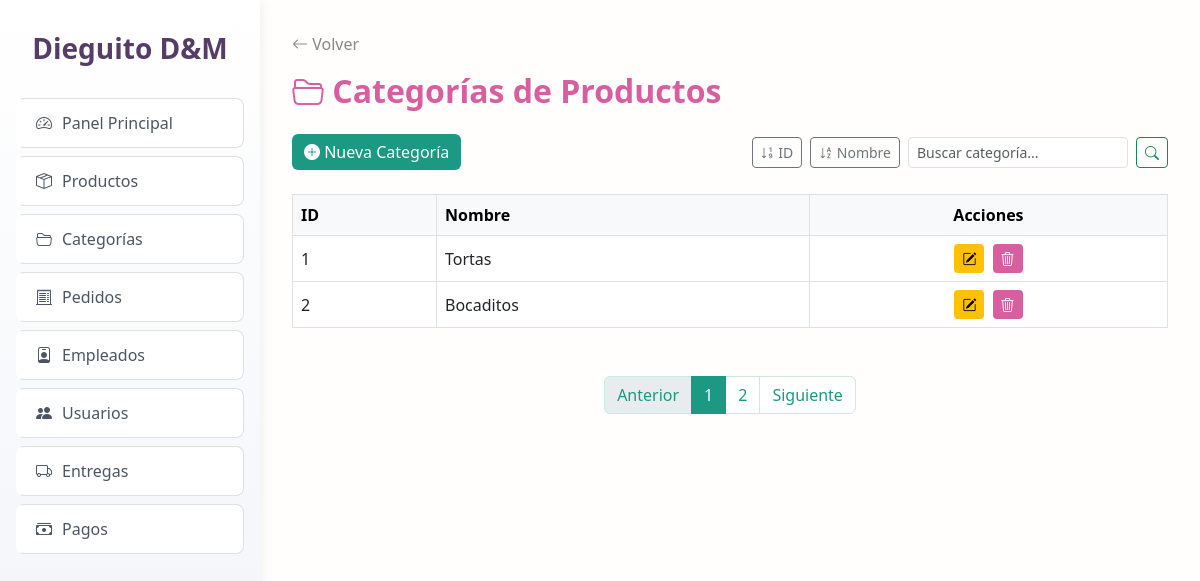
Screenshot of /index.php?controller=Categoria&action=index (signed in) with the database file from the repository.
### tables this page shows
CREATE TABLE `categorias` (
  `id` int(11) NOT NULL,
  `nombre` varchar(100) DEFAULT NULL
);

### controllers/CategoriaController.php (called while the page is built, shortened)
<?php
require_once 'models/Categoria.php';
class CategoriaController {
    public function index() {
    require_once 'models/Categoria.php';
    $categoria = new Categoria();
    $query = $_GET['query'] ?? '';
    $orderby = $_GET['orderby'] ?? 'id';
    $order = $_GET['order'] ?? 'asc';
    if (!empty($query)) {
        $categorias = $categoria->buscarYOrdenar($query, $orderby, $order);
    } else {
        $categorias = $categoria->getAllOrdenado($orderby, $order);
    }
    require_once 'views/categorias/index.php';
}
}

### config/database.php (called while the page is built, shortened)
<?php
class Database {
    public static function connect() {
        $conn = new mysqli(DB_HOST, DB_USER, DB_PASS, DB_NAME);
        $conn->set_charset("utf8mb4");
        return $conn;
    }
}

### models/Categoria.php (called while the page is built, shortened)
<?php
require_once 'config/database.php';
class Categoria {
    private $db;
    public function __construct() {
        $this->db = Database::connect();
    }
    public function getAllOrdenado($orderby = 'id', $order = 'asc') {
    $allowed = ['id', 'nombre'];
    $orderby = in_array($orderby, $allowed) ? $orderby : 'id';
    $order = strtolower($order) === 'desc' ? 'DESC' : 'ASC';
    $sql = "SELECT * FROM categorias ORDER BY $orderby $order";
    return $this->db->query($sql);
}
}

### views/categorias/index.php (the view, shortened to what this page needs)
<!DOCTYPE html>
<html lang="es">
<head>
  <link href="https://cdn.jsdelivr.net/npm/bootstrap@5.3.0/dist/css/bootstrap.min.css" rel="stylesheet">
  <link href="https://cdn.jsdelivr.net/npm/bootstrap-icons@1.10.5/font/bootstrap-icons.css" rel="stylesheet">
</head>
<body>
<?php include __DIR__ . '/../layouts/sidebar_admin.php'; ?>
<div class="main-content">
  <a href="javascript:history.back()" class="btn-volver"><i class="bi bi-arrow-left"></i> Volver</a>
  <h2><i class="bi bi-folder2-open"></i> Categorías de Productos</h2>
  <div class="top-actions">
    <a href="index.php?controller=Categoria&action=crear" class="btn btn-success">
      <i class="bi bi-plus-circle-fill"></i> Nueva Categoría
    </a>
    <div class="d-flex gap-2 align-items-center flex-wrap">
      <form method="get" action="index.php">
        <button class="btn btn-outline-secondary btn-sm" type="submit"><i class="bi bi-sort-numeric-down"></i> ID</button>
      </form>
      <form method="get" action="index.php">
        <button class="btn btn-outline-secondary btn-sm" type="submit"><i class="bi bi-sort-alpha-down"></i> Nombre</button>
      </form>
      <form method="get" action="index.php" class="d-flex">
        <input class="form-control form-control-sm me-2" type="search" name="query" placeholder="Buscar categoría..." value="<?= $_GET['query'] ?? '' ?>">
        <button class="btn btn-outline-success btn-sm" type="submit"><i class="bi bi-search"></i></button>
      </form>
    </div>
  </div>
  <div class="table-responsive">
    <table class="table table-bordered table-hover align-middle">
      <thead class="table-light">
        <tr>
          <th>ID</th>
          <th>Nombre</th>
          <th class="text-center">Acciones</th>
        </tr>
      </thead>
      <tbody>
        <?php while ($cat = $categorias->fetch_object()): ?>
          <tr>
            <td><?= $cat->id ?></td>
            <td><?= $cat->nombre ?></td>
            <td class="text-center">
              <a href="index.php?controller=Categoria&action=editar&id=<?= $cat->id ?>" class="btn btn-sm btn-warning me-1"><i class="bi bi-pencil-square"></i></a>
              <a href="index.php?controller=Categoria&action=eliminar&id=<?= $cat->id ?>" class="btn btn-sm btn-danger" onclick="return confirm('¿Eliminar esta categoría?')"><i class="bi bi-trash3"></i></a>
            </td>
          </tr>
        <?php endwhile; ?>
      </tbody>
    </table>
  </div>
  <nav>
    <ul class="pagination">
      <li class="page-item disabled"><span class="page-link">Anterior</span></li>
      <li class="page-item active"><span class="page-link">1</span></li>
      <li class="page-item"><a class="page-link" href="#">2</a></li>
      <li class="page-item"><a class="page-link" href="#">Siguiente</a></li>
    </ul>
  </nav>
</div>
</body>
</html>

### views/categorias/index.php (style rules this page uses)
body { font-family: 'Segoe UI', sans-serif; background: #fffefc; margin: 0; }
.main-content { margin-left: 260px; padding: 2rem; }
h2 { color: #d85e9f; font-weight: bold; margin-bottom: 1.5rem; }
.btn-success { background-color: #1c9983; border: none; }
.btn-warning { background-color: #ffc107; border: none; }
.btn-danger { background-color: #d85e9f; border: none; }
.btn-volver { margin-bottom: 1rem; color: #888; text-decoration: none; display: inline-block; }
.top-actions { display: flex; flex-wrap: wrap; justify-content: space-between; align-items: center; gap: 1rem; margin-bottom: 1.5rem; }
.pagination { justify-content: center; margin-top: 2rem; }
.pagination .page-link { color: #1c9983; border: 1px solid #cbe9e0; }
.pagination .active .page-link { background-color: #1c9983; color: white; border-color: #1c9983; }

### rows the page displays
categorias: id "1", nombre "Tortas"
categorias: id "2", nombre "Bocaditos"
